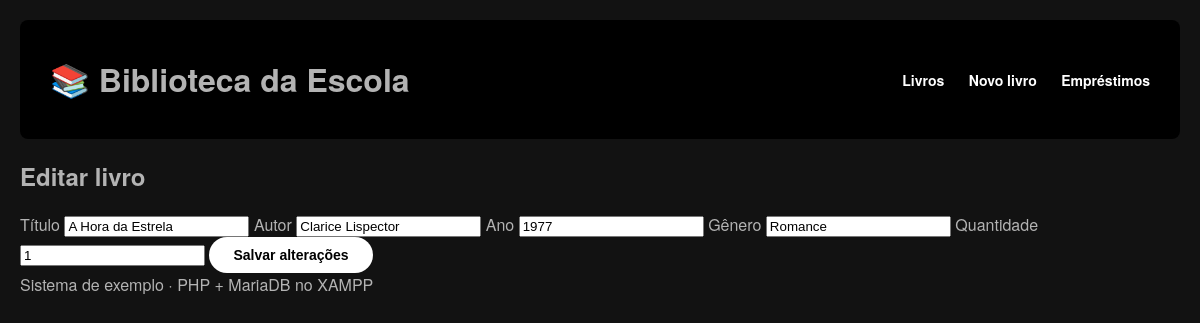
The app's page /editar.php?id=8 with its own data.
### tables this page shows
CREATE TABLE livros (
  id          INT AUTO_INCREMENT PRIMARY KEY,
  titulo      VARCHAR(150) NOT NULL,
  autor       VARCHAR(100) NOT NULL,
  ano         INT,
  genero      VARCHAR(50),
  quantidade  INT NOT NULL DEFAULT 1
);

### conexao.php (called while the page is built, shortened)
<?php
function e($texto) {
    return htmlspecialchars((string)$texto, ENT_QUOTES, 'UTF-8');
}

### editar.php (the view, shortened to what this page needs)
<?php
require 'conexao.php';
$id = (int)($_GET['id'] ?? $_POST['id'] ?? 0);
$consulta = $pdo->prepare("SELECT * FROM livros WHERE id = :id");
$consulta->execute([':id' => $id]);
$livro = $consulta->fetch();
require 'topo.php';
?>
<h2>Editar livro</h2>
<form method="post" class="ficha">
  <label>Título <input name="titulo" value="<?= e($livro['titulo']) ?>" required maxlength="150"></label>
  <label>Autor <input name="autor" value="<?= e($livro['autor']) ?>" required maxlength="100"></label>
  <label>Ano <input name="ano" type="number" value="<?= e($livro['ano']) ?>"></label>
  <label>Gênero <input name="genero" value="<?= e($livro['genero']) ?>" maxlength="50"></label>
  <label>Quantidade <input name="quantidade" type="number" min="1" value="<?= e($livro['quantidade']) ?>" required></label>
  <button>Salvar alterações</button>
</form>
<?php require 'rodape.php'; ?>

### estilo.css (style rules this page uses)
body { background-color: #121212; color: #B3B3B3; font-family: 'Montserrat', 'Helvetica Neue', Helvetica, Arial, sans-serif; margin: 0; padding: 20px; }
button, input[type="submit"] { background-color: #FFFFFF; color: #000000; border: none; padding: 10px 24px; font-weight: 700; font-size: 14px; border-radius: 50px; cursor: pointer; transition: transform 0.2s, background-color 0.2s; }

### records on screen
livros: titulo "A Hora da Estrela", autor "Clarice Lispector", ano "1977", genero "Romance", quantidade "1"
